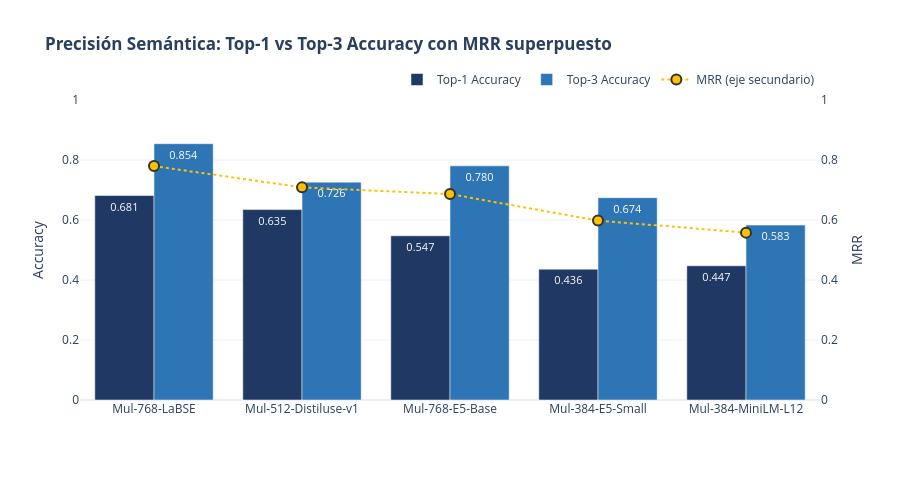

This figure's notebook cell:
### Code cell
# ── Gráfico 2: Comparativa Top-1 vs Top-3 Accuracy ────────────────────────
df_sorted = df_p.sort_values('MRR', ascending=False)

fig = go.Figure()

fig.add_trace(go.Bar(
    x=df_sorted['Modelo'], y=df_sorted['Top_1_Acc'],
    name='Top-1 Accuracy',
    marker_color='#1F3864',
    text=df_sorted['Top_1_Acc'].map(lambda x: f'{x:.3f}'),
    textposition='inside', textfont=dict(color='white', size=11)
))

fig.add_trace(go.Bar(
    x=df_sorted['Modelo'], y=df_sorted['Top_3_Acc'],
    name='Top-3 Accuracy',
    marker_color='#2E75B6',
    text=df_sorted['Top_3_Acc'].map(lambda x: f'{x:.3f}'),
    textposition='inside', textfont=dict(color='white', size=11)
))

fig.add_trace(go.Scatter(
    x=df_sorted['Modelo'], y=df_sorted['MRR'],
    mode='lines+markers',
    name='MRR (eje secundario)',
    marker=dict(size=10, symbol='circle', color='#FFC000', line=dict(width=2, color='#333')),
    line=dict(color='#FFC000', width=2, dash='dot'),
    yaxis='y2'
))

fig.update_layout(
    title='<b>Precisión Semántica: Top-1 vs Top-3 Accuracy con MRR superpuesto</b>',
    barmode='group',
    height=480,
    yaxis=dict(title='Accuracy', range=[0, 1]),
    yaxis2=dict(title='MRR', overlaying='y', side='right', range=[0, 1], showgrid=False),
    legend=dict(orientation='h', yanchor='bottom', y=1.02, xanchor='right', x=1)
)
fig.show()

### Figure 1 — Plotly figure (JSON) as saved in the notebook; plotly's stock layout.template omitted (floating-point values rounded to 4 significant figures)
{"data": [{"marker": {"color": "#1F3864"}, "name": "Top-1 Accuracy", "text": ["0.681", "0.635", "0.547", "0.436", "0.447"], "textfont": {"color": "white", "size": 11}, "textposition": "inside", "type": "bar", "x": ["Mul-768-LaBSE", "Mul-512-Distiluse-v1", "Mul-768-E5-Base", "Mul-384-E5-Small", "Mul-384-MiniLM-L12"], "y": [0.6815, 0.6347, 0.5473, 0.4362, 0.4473]}, {"marker": {"color": "#2E75B6"}, "name": "Top-3 Accuracy", "text": ["0.854", "0.726", "0.780", "0.674", "0.583"], "textfont": {"color": "white", "size": 11}, "textposition": "inside", "type": "bar", "x": ["Mul-768-LaBSE", "Mul-512-Distiluse-v1", "Mul-768-E5-Base", "Mul-384-E5-Small", "Mul-384-MiniLM-L12"], "y": [0.8543, 0.7261, 0.7804, 0.6744, 0.5831]}, {"line": {"color": "#FFC000", "dash": "dot", "width": 2}, "marker": {"color": "#FFC000", "line": {"color": "#333", "width": 2}, "size": 10, "symbol": "circle"}, "mode": "lines+markers", "name": "MRR (eje secundario)", "type": "scatter", "x": ["Mul-768-LaBSE", "Mul-512-Distiluse-v1", "Mul-768-E5-Base", "Mul-384-E5-Small", "Mul-384-MiniLM-L12"], "y": [0.7797, 0.7088, 0.6864, 0.598, 0.5579], "yaxis": "y2"}], "layout": {"barmode": "group", "height": 480, "legend": {"orientation": "h", "x": 1, "xanchor": "right", "y": 1.02, "yanchor": "bottom"}, "title": {"text": "<b>Precisión Semántica: Top-1 vs Top-3 Accuracy con MRR superpuesto</b>"}, "yaxis": {"range": [0, 1], "title": {"text": "Accuracy"}}, "yaxis2": {"overlaying": "y", "range": [0, 1], "showgrid": false, "side": "right", "title": {"text": "MRR"}}}}
